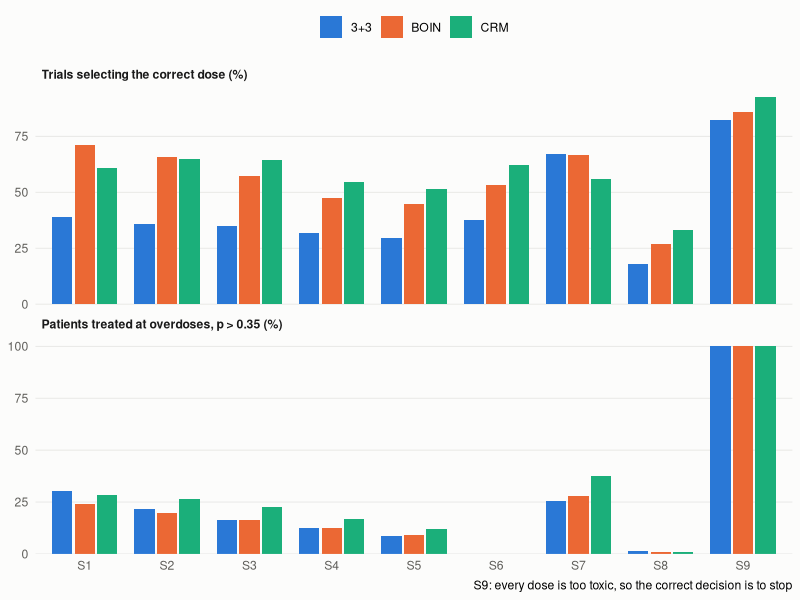
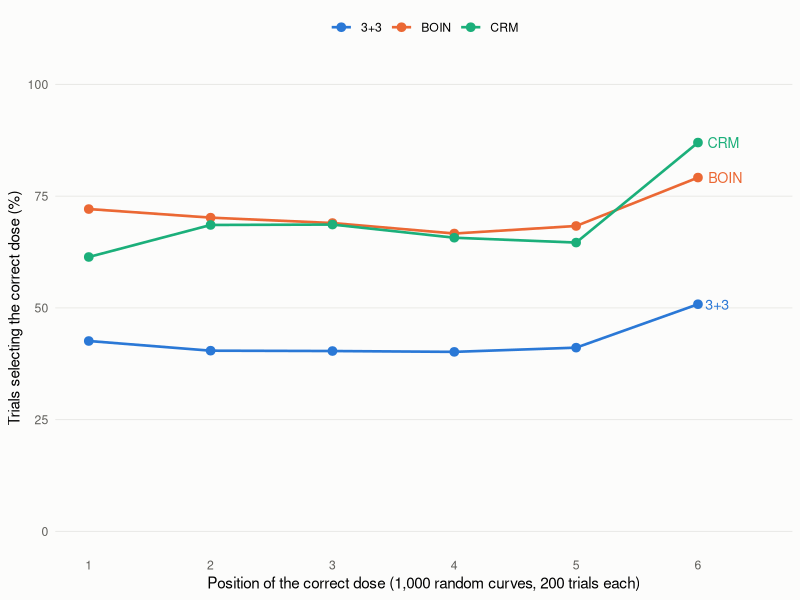
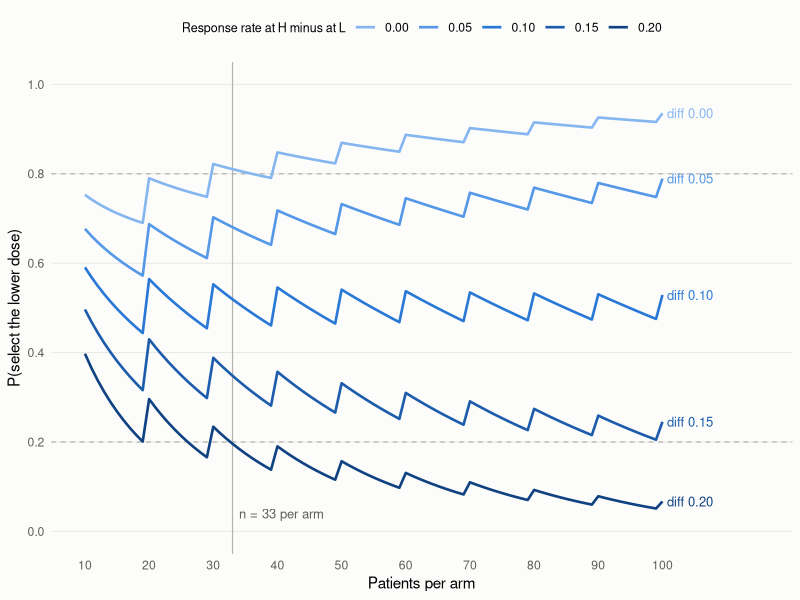

Here is the R script that generated these plots, in order:
# readout figures
library(data.table)
library(ggplot2)

COL <- c("3+3" = "#2a78d6", "BOIN" = "#eb6834", "CRM" = "#1baf7a")
RAMP <- c("#86b6ef", "#5598e7", "#2a78d6", "#1c5cab", "#104281")
th <- theme_minimal(base_size = 11) +
  theme(panel.grid.minor = element_blank(), panel.grid.major.x = element_blank(),
        panel.grid.major.y = element_line(colour = "#e6e6e3", linewidth = 0.3),
        plot.background = element_rect(fill = "#fcfcfb", colour = NA),
        legend.position = "top", legend.title = element_blank(),
        axis.text = element_text(colour = "#5f5e5a"), strip.text = element_text(face = "bold", hjust = 0))

## fixed scenarios
fx <- fread("results/fixed_summary.csv")
fx[, design := factor(design, names(COL))]
long <- melt(fx, id.vars = c("scenario", "design"), measure.vars = c("correct_sel", "pts_over"))
long[, variable := factor(variable, c("correct_sel", "pts_over"),
                          c("Trials selecting the correct dose (%)", "Patients treated at overdoses, p > 0.35 (%)"))]
p1 <- ggplot(long, aes(scenario, value, fill = design)) +
  geom_col(position = position_dodge(width = 0.82), width = 0.74) +
  facet_wrap(~variable, ncol = 1, scales = "free_y") +
  scale_fill_manual(values = COL) +
  scale_y_continuous(expand = expansion(mult = c(0, 0.05))) +
  labs(x = NULL, y = NULL, caption = "S9: every dose is too toxic, so the correct decision is to stop") + th
ggsave("figures/fixed_scenarios.png", p1, width = 8, height = 6, dpi = 150)

## random scenarios by dose position
bp <- fread("results/random_by_position.csv")
bp[, design := factor(design, names(COL))]
lab <- bp[correct == 6]
p2 <- ggplot(bp, aes(correct, correct_sel, colour = design)) +
  geom_line(linewidth = 0.9) + geom_point(size = 2.6) +
  geom_text(data = lab, aes(label = design), hjust = -0.3, size = 3.6, show.legend = FALSE) +
  scale_colour_manual(values = COL) +
  scale_x_continuous(breaks = 1:6, limits = c(1, 6.5)) +
  scale_y_continuous(limits = c(0, 100)) +
  labs(x = "Position of the correct dose (1,000 random curves, 200 trials each)",
       y = "Trials selecting the correct dose (%)") + th
ggsave("figures/random_by_position.png", p2, width = 7, height = 4.2, dpi = 150)

## Part B
g <- fread("results/partb_oc.csv")[pH == 0.40 & delta == 0.10 & diff <= 0.20 + 1e-9]
g[, diff := factor(sprintf("%.2f", diff))]
end <- g[n == 100]
p3 <- ggplot(g, aes(n, p_low, colour = diff)) +
  geom_hline(yintercept = c(0.2, 0.8), colour = "#b4b2a9", linewidth = 0.4, linetype = "dashed") +
  geom_vline(xintercept = 33, colour = "#b4b2a9", linewidth = 0.4) +
  geom_line(linewidth = 0.9) +
  geom_text(data = end, aes(label = paste("diff", diff)), hjust = -0.1, size = 3.3, show.legend = FALSE) +
  annotate("text", x = 34, y = 0.04, label = "n = 33 per arm", hjust = 0, size = 3.3, colour = "#5f5e5a") +
  scale_colour_manual(values = RAMP, name = "Response rate at H minus at L") +
  scale_x_continuous(limits = c(10, 115), breaks = seq(10, 100, 10)) +
  scale_y_continuous(limits = c(0, 1), breaks = seq(0, 1, 0.2)) +
  labs(x = "Patients per arm", y = "P(select the lower dose)") +
  th + theme(legend.title = element_text(size = 9))
ggsave("figures/dose_optimization.png", p3, width = 7, height = 4.4, dpi = 150)
cat("figures written\n")
